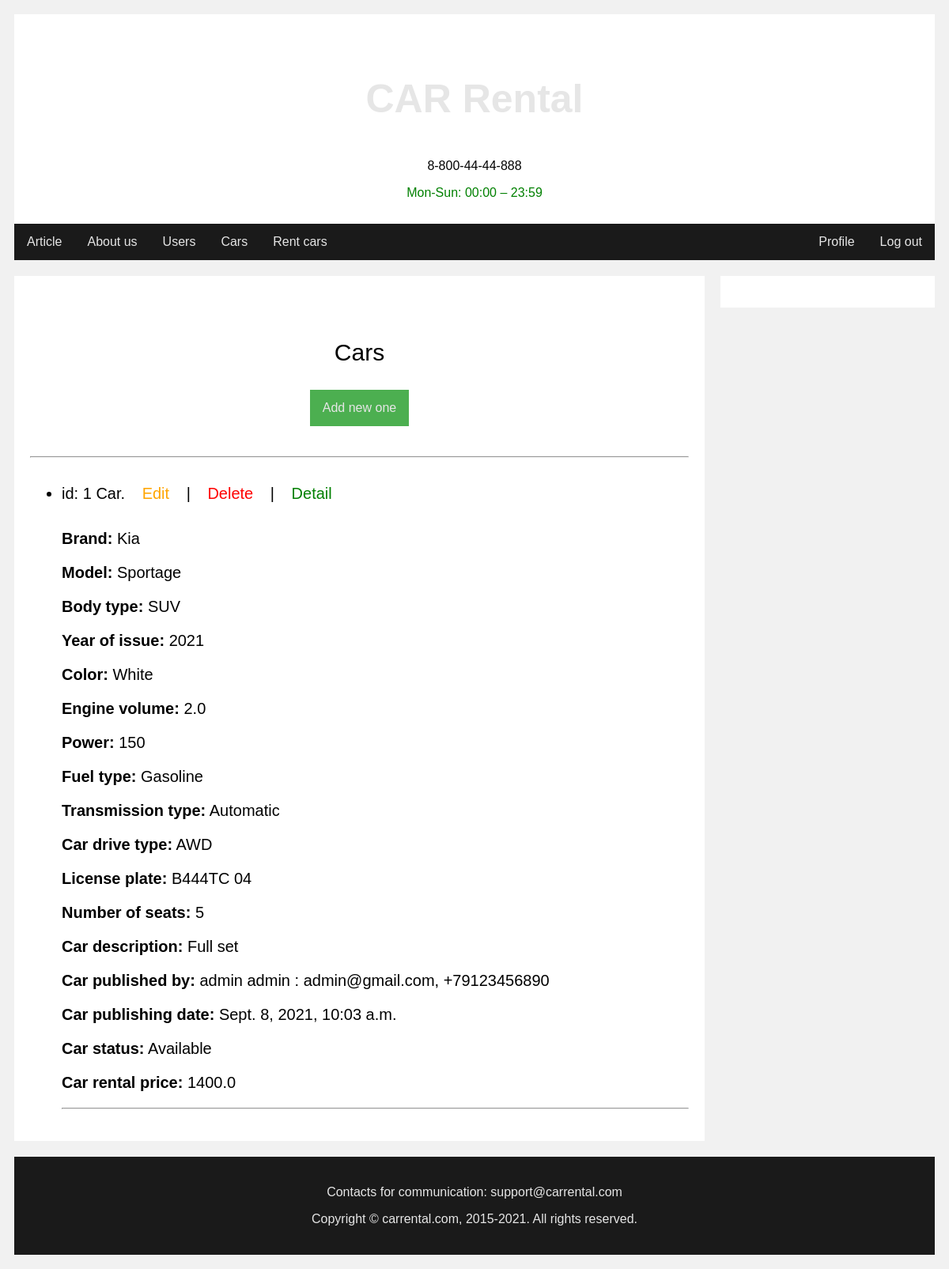
The page /attach/car/list/ on the database its author committed.
### b_car_rental/models.py (models this page shows, shortened)
class Car(models.Model):
    id = models.BigAutoField(
        auto_created=True,
        primary_key=True,
        serialize=False,
        verbose_name='ID',
        db_column='id'
    )
    brand = models.CharField(
        max_length=255,
        verbose_name='Brand',
        db_column='brand'
    )
    model = models.CharField(
        max_length=255,
        verbose_name='Model',
        db_column='model'
    )
    BODY_TYPE_CHOICES = [
        ('Convertible', 'Convertible'),
        ('Coupe', 'Coupe'),
        ('SUV', 'SUV'),
        ('Sedan', 'Sedan'),
        ('Truck', 'Truck'),
        ('Van', 'Van'),
        ('Wagon', 'Wagon'),
        ('Hatchback', 'Hatchback'),
        ('Hybrid', 'Hybrid'),
        ('Electric', 'Electric'),
    ]
    body_type = models.CharField(
        max_length=20,
        choices=BODY_TYPE_CHOICES,
        verbose_name='Body type',
        db_column='body_type'
    )
    year_of_issue = models.IntegerField(
        choices=YEAR_CHOICES,
        default=datetime.datetime.now().year,
        verbose_name='Year of issue',
        db_column='year_of_issue'
    )
    color = models.CharField(
        max_length=255,
        verbose_name='Color',
        db_column='color'
    )
    engine_volume = models.FloatField()
    power = models.IntegerField()
    FUEL_TYPE_CHOICES = [
        ('Gasoline', 'Gasoline'),
        ('Diesel', 'Diesel'),
        ('Electricity', 'Electricity'),
    ]
    fuel_type = models.CharField(
        max_length=12,
        choices=FUEL_TYPE_CHOICES,
        verbose_name='Fuel type',
        db_column='fuel_type'
    )
    TRANSMISSION_TYPE_CHOICES = [
        ('Automatic', 'Automatic'),
        ('Manual', 'Manual'),
        ('Automated Manual', 'Automated Manual'),
        ('Continuously Variable', 'Continuously Variable'),
    ]
    transmission_type = models.CharField(
        max_length=30,
        choices=TRANSMISSION_TYPE_CHOICES,
        verbose_name='Transmission type',
        db_column='transmission_type'
    )
    CAR_DRIVE_TYPE_CHOICES = [
        ('FWD', 'FWD'),
        ('RWD', 'RWD'),
        ('AWD', 'AWD'),
        ('4WD', '4WD'),
    ]
    car_drive_type = models.CharField(
        max_length=35,
        choices=CAR_DRIVE_TYPE_CHOICES,
        verbose_name='Car drive type',
        db_column='car_drive_type'
    )
    license_plate = models.CharField(
        max_length=10,
        unique=True,
        verbose_name='License plate',
        db_column='license_plate'
    )
    number_of_seats = models.IntegerField()
    description = models.CharField(
        max_length=255,
        verbose_name='Description',
        db_column='description'
    )
    price = models.FloatField()
    CAR_STATUS_CHOICES = [
        ('Available', 'Available'),
        ('Reserved', 'Reserved'),
        ('Rented', 'Rented'),
        ('Maintenance', 'Maintenance'),
    ]
    car_status = models.CharField(
        max_length=12,
        choices=CAR_STATUS_CHOICES,
        default='Available',
        verbose_name='Car status',
        db_column='car_status'
    )
    publishing_date = models.DateTimeField(
        default=timezone.now,
        verbose_name='Publishing date',
        db_column='publishing_date'
    )
    published_by = models.ForeignKey(
        settings.AUTH_USER_MODEL,
        on_delete=models.CASCADE,
        verbose_name='Published by',
        db_column='published_by'
    )
    class Meta:
        verbose_name = 'car'
        verbose_name_plural = 'Cars'
        db_table = 'cars'

### b_user/models.py (models this page shows)
class User(AbstractUser):
    id = models.BigAutoField(
        auto_created=True,
        primary_key=True,
        serialize=False,
        verbose_name='ID',
        db_column='id'
    )
    username = models.CharField(
        error_messages={'unique': 'A user with that username already exists.'},
        help_text='Required. 150 characters or fewer. Letters, digits and @/./+/-/_ only.',
        max_length=150,
        unique=True,
        validators=[UnicodeUsernameValidator()],
        verbose_name='username'
    )
    email = models.EmailField(
        unique=True,
        verbose_name='Email',
        db_column='email'
    )
    password = models.CharField(
        max_length=128,
        validators=[MinLengthValidator(4)],
        verbose_name='Password',
        db_column='password'
    )
    last_login = models.DateTimeField(
        blank=True,
        null=True,
        verbose_name='last login'
    )
    is_superuser = models.BooleanField(
        default=False,
        help_text='Designates that this user has all permissions without explicitly assigning them.',
        verbose_name='superuser status'
    )
    is_staff = models.BooleanField(
        default=False,
        help_text='Designates whether the user can log into this admin site.',
        verbose_name='staff status'
    )
    is_active = models.BooleanField(
        default=True,
        help_text='Designates whether this user should be treated as active. Unselect this instead of deleting accounts.',
        verbose_name='active'
    )
    date_joined = models.DateTimeField(
        default=timezone.now,
        verbose_name='date joined',
        db_column='date_joined'
    )
    ALPHA = RegexValidator(r'^[a-zA-Zа-яА-Я]*$', 'Only alpha characters are allowed.')
    last_name = models.CharField(
        max_length=60,
        validators=[ALPHA],
        verbose_name='Last name',
        db_column='last_name'
    )
    first_name = models.CharField(
        max_length=60,
        validators=[ALPHA],
        verbose_name='First name',
        db_column='first_name'
    )
    patronymic = models.CharField(
        max_length=60,
        validators=[ALPHA],
        null=True,
        blank=True,
        verbose_name='Patronymic',
        db_column='patronymic'
    )
    date_of_birth = models.DateField(
        verbose_name='Date of birth',
        db_column='date_of_birth'
    )
    GENDER = [
        ('Male', 'Male'),
        ('Female', 'Female'),
        ('Other', 'Other'),
    ]
    gender = models.CharField(
        max_length=7,
        choices=GENDER,
        verbose_name='Gender',
        db_column='gender'
    )
    NUMERIC = RegexValidator(r'^[0-9+]*$', 'Only numeric characters are allowed.')
    phone_number = models.CharField(
        max_length=12,
        validators=[MinLengthValidator(12), NUMERIC],
        unique=True,
        verbose_name='Phone number',
        db_column='phone_number'
    )
    class Meta:
        verbose_name = 'user'
        verbose_name_plural = 'Users'
        db_table = 'users'
    def __str__(self):
        return f'{self.first_name} {self.last_name} : {self.email}, {self.phone_number}'

### b_car_rental/views.py (the view)
# urls.py: path('attach/car/list/', SuperCarListView.as_view(), name='attach_car_list'),
class SuperCarListView(ListView):
    model = Car
    template_name = 'b_car_rental/list_view/super_car_list.html'

### templates/b_car_rental/list_view/super_car_list.html
{% extends 'website/base_site_1.html' %} {% load crispy_forms_tags %} {% block title %} Cars {% endblock title %} {% block left_main %}
<div>
    <div class='header'>
        <p style="font-size: 30px">Cars</p>
        <a href="/attach/car/create/" class='active'>Add new one</a>
    </div>
    <hr />
    <ul style="font-size: 20px">
        {% for object in object_list %}
        <li>id: {{ object.id }} Car.
            <a href="/attach/car/{{ object.id }}/update/" style="color: orange">Edit</a> | <a href="/attach/car/{{ object.id }}/delete/" style="color: red">Delete</a> | <a href="/attach/car/{{ object.id }}/detail/" style="color: green">Detail</a>
            <p><strong>Brand:</strong> {{ object.brand }}</p>
            <p><strong>Model:</strong> {{ object.model }}</p>
            <p><strong>Body type:</strong> {{ object.body_type }}</p>
            <p><strong>Year of issue:</strong> {{ object.year_of_issue }}</p>
            <p><strong>Color:</strong> {{ object.color }}</p>
            <p><strong>Engine volume:</strong> {{ object.engine_volume }}</p>
            <p><strong>Power:</strong> {{ object.power }}</p>
            <p><strong>Fuel type:</strong> {{ object.fuel_type }}</p>
            <p><strong>Transmission type:</strong> {{ object.transmission_type }}</p>
            <p><strong>Car drive type:</strong> {{ object.car_drive_type }}</p>
            <p><strong>License plate:</strong> {{ object.license_plate }}</p>
            <p><strong>Number of seats:</strong> {{ object.number_of_seats }}</p>
            <p><strong>Car description:</strong> {{ object.description }}</p>
            <p><strong>Car published by:</strong> {{ object.published_by }}</p>
            <p><strong>Car publishing date:</strong> {{ object.publishing_date }}</p>
            <p><strong>Car status:</strong> {{ object.car_status }}</p>
            <p><strong>Car rental price:</strong> {{ object.price }}</p>
        </li>
        <hr />
        {% empty %}
        <li>No cars yet.</li>
        {% endfor %}
    </ul>
</div>
{% endblock left_main %} {% block right_main %} {% endblock right_main %}

### templates/website/base_site_1.html (style rules this page uses)
* { box-sizing: border-box; }
body { font-family: Arial; padding: 10px; background: #f1f1f1; }
.header { padding: 30px; text-align: center; background: white; }
a, .dropbtn { display: inline-block; color: #e6e6e6; text-align: center; padding: 14px 16px; text-decoration: none; }
.active { background-color: #4CAF50; }

### rows shown on the page
Car: id "1", brand "Kia", model "Sportage", body_type "SUV", year_of_issue "2021", color "White", engine_volume "2.0", power "150", fuel_type "Gasoline", transmission_type "Automatic", car_drive_type "AWD", license_plate "B444TC 04", number_of_seats "5", description "Full set", published_by "admin admin : admin@gmail.com, +79123456890", publishing_date "Sept. 8, 2021, 10:03 a.m.", car_status "Available", price "1400.0"
